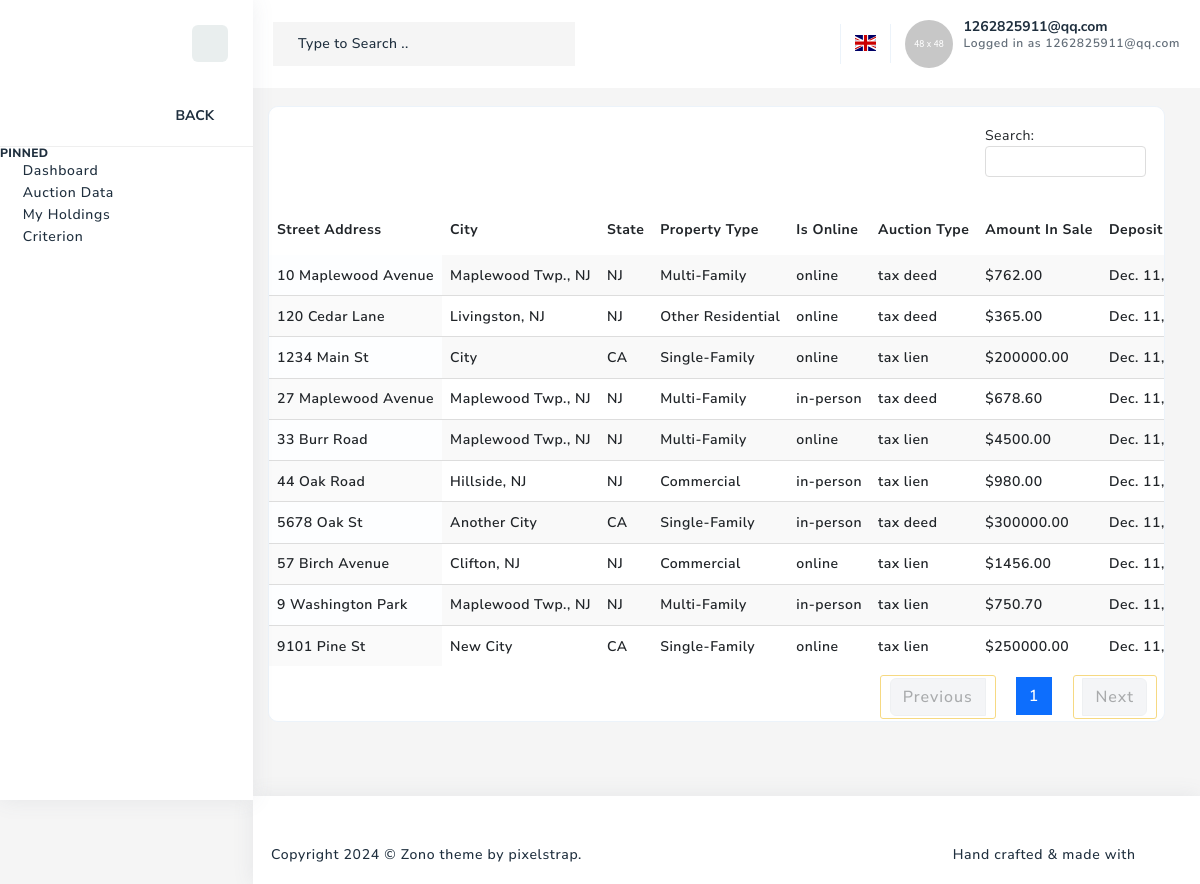
Page /datatable/ (signed in) on the committed database.
### property/models.py (models this page shows, shortened)
class Property(models.Model):
    street_address = models.CharField(max_length=255)
    city = models.CharField(max_length=100)
    state = models.CharField(max_length=100)
    zip = models.CharField(max_length=20)
    parcel_number = models.CharField(max_length=50)
    property_class = models.CharField(max_length=255)
    tax_overdue = models.DecimalField(max_digits=12, decimal_places=2)
    accessed_land_value = models.DecimalField(max_digits=12, decimal_places=2)
    accessed_improvement_value = models.DecimalField(max_digits=12, decimal_places=2)
    total_assessed_value = models.DecimalField(max_digits=12, decimal_places=2)
    tax_amount_annual = models.DecimalField(max_digits=12, decimal_places=2)
    zillow_link = models.URLField(max_length=255, blank=True, null=True)
    redfin_link = models.URLField(max_length=255, blank=True, null=True)
    market_value = models.DecimalField(max_digits=12, decimal_places=2)
    year_built = models.IntegerField()
    lot_size_sqft = models.DecimalField(max_digits=12, decimal_places=2)
    lot_size_acres = models.DecimalField(max_digits=12, decimal_places=2)
    building_size_sqft = models.DecimalField(max_digits=12, decimal_places=2)
    bedroom_number = models.IntegerField()
    bathroom_number = models.IntegerField()
    nearby_schools = models.CharField(max_length=255, blank=True, null=True)
    walk_score = models.IntegerField(null=True, blank=True)
    transit_score = models.IntegerField(null=True, blank=True)
    bike_score = models.IntegerField(null=True, blank=True)
    environmental_hazard_status = models.CharField(max_length=100, blank=True, null=True)
    flood_status = models.CharField(max_length=100, blank=True, null=True)
    flood_risk = models.CharField(max_length=100, blank=True, null=True)
    latest_sale_date = models.DateField()
    latest_sale_price = models.DecimalField(max_digits=12, decimal_places=2)
    foreclose_score = models.IntegerField(
        default=0,
        choices=[
            (0, '0'),
            (1, '1'),
            (2, '2'),
            (3, '3'),
            (4, '4'),
            (5, '5')
        ],
    )  # 新增字段：允许的值为 0~5，默认值为 0
    owners = models.ManyToManyField('Owner', related_name='properties')
    users = models.ManyToManyField(User, related_name='properties', through='PropertyUserAgreement')

class Auction(models.Model):
    property = models.ForeignKey(Property, on_delete=models.CASCADE, related_name='auctions')
    face_value = models.DecimalField(max_digits=10, decimal_places=2)
    auction_type = models.CharField(
        max_length=20,
        choices=[('lien', 'Lien'), ('deed', 'Deed')]
    )
    is_online = models.CharField(
        max_length=20,
        choices=[('online', 'Online'), ('in-person', 'In-person')]
    )
    auction_tax_year = models.IntegerField(null=True, blank=True)
    batch_number = models.CharField(max_length=50)
    sort_no = models.CharField(max_length=50)
    bankruptcy_flag = models.BooleanField(default=False)
    deposit_deadline = models.DateField(null=True, blank=True)   # Date field for the deposit deadline
    auction_start = models.DateField(null=True, blank=True)  # Date field for the auction start
    auction_end = models.DateField(null=True, blank=True)  # Date field for the auction end
    redemption_period = models.IntegerField(null=True, blank=True)  # Integer field for the redemption period in years
    foreclosure_date = models.DateField(null=True, blank=True)  # Date field for the foreclosure date
    authority_name = models.CharField(max_length=255)  # Name of the authority hosting the tax sale auction, e.g., County or City.

### property/views.py (the view)
# urls.py: path('datatable/', property_views.datatable, name='datatable'),  # 更新为 property app 的视图
@login_required
def datatable(request):
    PROPERTY_TYPE_MAPPING = {
        "single_family_residential": "Single-Family",
        "multi_family_residential": "Multi-Family",
        "other_residential": "Other Residential",
        "commercial": "Commercial",
        "vacant_land": "Vacant Land",
        "industrial": "Industrial",
        "agricultural": "Agricultural",
        "miscellaneous": "Miscellaneous",
    }
    AUCTION_TYPE_MAPPING = {
        "tax lien": "tax lien",
        "tax deed": "tax deed",
    }
    IS_ONLINE_MAPPING = {
        "online": "online",
        "in-person": "in-person",
    }
    user_criteria = Criterion.objects.filter(user=request.user).first()
    today = datetime.now()
    auctions = Auction.objects.select_related('property').filter(auction_end__gt=today)
    if user_criteria:
        if user_criteria.states.exists():
            state_ids = user_criteria.states.values_list('id', flat=True)
            abbreviations = States.objects.filter(id__in=state_ids).values_list('abbreviation', flat=True)
            auctions = auctions.filter(property__state__in=abbreviations)
        if user_criteria.property_type:
            try:
                selected_property_types = ast.literal_eval(user_criteria.property_type)
                mapped_classes = [
                    PROPERTY_TYPE_MAPPING.get(pt)
                    for pt in selected_property_types
                    if PROPERTY_TYPE_MAPPING.get(pt)
                ]
                if mapped_classes:
                    auctions = auctions.filter(property__property_class__in=mapped_classes)
            except (ValueError, SyntaxError):
                pass
        if user_criteria.is_online:
            try:
                selected_online_modes = ast.literal_eval(user_criteria.is_online)
                mapped_modes = [
                    IS_ONLINE_MAPPING.get(mode)
                    for mode in selected_online_modes
                    if IS_ONLINE_MAPPING.get(mode)
                ]
                if mapped_modes:
                    auctions = auctions.filter(is_online__in=mapped_modes)
            except (ValueError, SyntaxError):
                pass
        if user_criteria.auction_type:
            try:
                selected_auction_types = ast.literal_eval(user_criteria.auction_type)
                mapped_types = [
                    AUCTION_TYPE_MAPPING.get(atype)
                    for atype in selected_auction_types
                    if AUCTION_TYPE_MAPPING.get(atype)
                ]
                if mapped_types:
                    auctions = auctions.filter(auction_type__in=mapped_types)
            except (ValueError, SyntaxError):
                pass
        if user_criteria.market_value_min is not None:
            auctions = auctions.filter(property__market_value__gte=user_criteria.market_value_min)
        if user_criteria.market_value_max is not None:
            auctions = auctions.filter(property__market_value__lte=user_criteria.market_value_max)
    data = []
    for auction in auctions:
        data.append({
            "city": auction.property.city,
            "state": auction.property.state,
            "property_type": auction.property.property_class,
            "is_online": auction.is_online,
            "auction_type": auction.auction_type,
            "amount_in_sale": auction.face_value,
            "deposit_deadline": auction.deposit_deadline,
            "foreclose_score": auction.property.foreclose_score,
            "property_id":auction.property_id,
            "property_class":auction.property.property_class,
            "street_address":auction.property.street_address
        })
    return render(request, "datatable.html", {
        "data": data,
        "user_criteria": user_criteria,  # 传递筛选条件，便于前端显示或调试
    })

### property/templates/datatable.html (shortened to what this page needs)
<!DOCTYPE html>
<html lang="en">
  <head>
    {% load static %}
    <link rel="stylesheet" type="text/css" href="{% static 'css/font-awesome.css' %}">
    <link rel="stylesheet" type="text/css" href="{% static 'css/vendors/icofont.css' %}">
    <link rel="stylesheet" type="text/css" href="{% static 'css/vendors/themify.css' %}">
    <link rel="stylesheet" type="text/css" href="{% static 'css/vendors/flag-icon.css' %}">
    <link rel="stylesheet" type="text/css" href="{% static 'css/vendors/feather-icon.css' %}">
    <link rel="stylesheet" type="text/css" href="{% static 'css/vendors/slick.css' %}">
    <link rel="stylesheet" type="text/css" href="{% static 'css/vendors/slick-theme.css' %}">
    <link rel="stylesheet" type="text/css" href="{% static 'css/vendors/scrollbar.css' %}">
    <link rel="stylesheet" type="text/css" href="{% static 'css/vendors/animate.css' %}">
    <link rel="stylesheet" type="text/css" href="{% static 'css/vendors/datatables.css' %}">
    <link rel="stylesheet" type="text/css" href="{% static 'css/vendors/datatable-extension.css' %}">
    <link rel="stylesheet" type="text/css" href="{% static 'css/vendors/bootstrap.css' %}">
    <link rel="stylesheet" type="text/css" href="{% static 'css/style.css' %}">
    <link id="color" rel="stylesheet" href="{% static 'css/color-1.css' %}" media="screen">
    <link rel="stylesheet" type="text/css" href="{% static 'css/responsive.css' %}">
    </head>
    <body>
    <div class="page-wrapper compact-wrapper" id="pageWrapper">
      {% include 'header.html' %}
      <div class="page-body-wrapper horizontal-menu">
        {% include 'sidenav.html' %}
        <div class="page-body">
          <div class="container-fluid">
            <div class="row">
              <div class="col-sm-12">
                <div class="card">
                  <div class="card-header pb-0 card-no-border">
                  </div>
                  <div class="card-body">
                    <div class="table-responsive">
                      <table class="display" id="keytable">
                        <thead>
                            <tr>
                                <th>street address</th>
                                <th>City</th>
                                <th>State</th>
                                <th>Property Type</th>
                                <th>Is Online</th>
                                <th>Auction Type</th>
                                <th>Amount In Sale</th>
                                <th>Deposit Deadline</th>
                            </tr>
                        </thead>
                        <tbody>
                            {% for item in data %}
                            <tr>
                                <td>{{ item.street_address}}
                                <td>{{ item.city }}</td>
                                <td>{{ item.state }}</td>
                                <td>{{ item.property_class }}</td>
                                <td>{{ item.is_online }}</td>
                                <td>{{ item.auction_type }}</td>
                                <td>${{ item.amount_in_sale }}</td>
                                <td>{% if item.deposit_deadline %}{{ item.deposit_deadline }}{% else %}N/A{% endif %}</td>
                            </tr>
                            {% endfor %}
                        </tbody>
                    </table>
                    </div>
                  </div>
                </div>
              </div>
            </div>
          </div>
        </div>
        {% include 'footer-light.html' %}
          </div>
        </div>
  </body>
</html>

### authentication/template/header.html (shortened to what this page needs)
{% load static %}
<div class="page-header">
    <div class="header-wrapper row m-0">
        <form class="col-sm-4 form-inline search-full d-none d-xl-block" action="#" method="get">
            <div class="form-group">
                <div class="Typeahead Typeahead--twitterUsers">
                    <div class="u-posRelative">
                        <input class="demo-input Typeahead-input form-control-plaintext w-100" type="text" placeholder="Type to Search .." name="q" title="" autofocus>
                        <svg class="search-bg svg-color">
                            <use href="{% static 'svg/icon-sprite.svg#search' %}"></use>
                        </svg>
                    </div>
                </div>
            </div>
        </form>
        <div class="nav-right col-xl-8 col-lg-12 col-auto pull-right right-header p-0">
            <ul class="nav-menus">
                <li class="onhover-dropdown">
                    <div class="notification-box">
                        <svg>
                            <use href="{% static 'svg/icon-sprite.svg#Bell' %}"></use>
                        </svg>
                    </div>
                </li>
                <li class="language-nav">
                    <div class="translate_wrapper">
                        <div class="current_lang">
                            <div class="lang"><i class="flag-icon flag-icon-gb"></i><span class="lang-txt">EN</span></div>
                        </div>
                    </div>
                </li>
                <li class="profile-nav onhover-dropdown pe-0 py-0">
                    <div class="d-flex align-items-center profile-media">
                        <img class="b-r-25" src="{% static 'images/dashboard/profile.png' %}" alt="">
                        <div class="flex-grow-1 user">
                            {% if user.is_authenticated %}
                                <span>{{ user.username }}</span>
                                <p class="mb-0 font-nunito">Logged in as {{ user.username }}</p>
                            {% else %}
                                <span>Guest</span>
                                <p class="mb-0 font-nunito">Not logged in</p>
                            {% endif %}
                            <svg>
                                <use href="{% static 'svg/icon-sprite.svg#header-arrow-down' %}"></use>
                            </svg>
                        </div>
                    </div>
                </li>
            </ul>
        </div>
    </div>
</div>

### property/templates/datatable.html (style rules this page uses)
.card-header { display: flex; justify-content: flex-end; align-items: center; padding-top: 10px; padding-bottom: 10px; }
.page-body-wrapper { padding-left: 0; }
.container-fluid { padding-top: 30px; padding-right: 20px; padding-left: 0; }
.page-wrapper, .page-body { min-height: 100vh; }
#keytable { width: 100%; margin: 0 auto; }
#keytable th, #keytable td { white-space: nowrap; padding: 8px; }
#keytable thead th { padding-bottom: 15px; }

### rows in the picture
Property: street_address "1234 Main St", city "City", state "CA", property_class "Single-Family"
Auction: is_online "online", auction_type "tax lien", amount_in_sale "200000.00", deposit_deadline "Dec. 11,…"
Property: street_address "5678 Oak St", city "Another City", state "CA", property_class "Single-Family"
Auction: is_online "in-person", auction_type "tax deed", amount_in_sale "300000.00", deposit_deadline "Dec. 11,…"
Property: street_address "9101 Pine St", city "New City", state "CA", property_class "Single-Family"
Auction: is_online "online", auction_type "tax lien", amount_in_sale "250000.00", deposit_deadline "Dec. 11,…"
Property: street_address "27 Maplewood Avenue", city "Maplewood Twp., NJ", state "NJ", property_class "Multi-Family"
Auction: is_online "in-person", auction_type "tax deed", amount_in_sale "678.60", deposit_deadline "Dec. 11,…"
Property: street_address "9 Washington Park", city "Maplewood Twp., NJ", state "NJ", property_class "Multi-Family"
Auction: is_online "in-person", auction_type "tax lien", amount_in_sale "750.70", deposit_deadline "Dec. 11,…"
Property: street_address "33 Burr Road", city "Maplewood Twp., NJ", state "NJ", property_class "Multi-Family"
Auction: is_online "online", auction_type "tax lien", amount_in_sale "4500.00", deposit_deadline "Dec. 11,…"
Property: street_address "10 Maplewood Avenue", city "Maplewood Twp., NJ", state "NJ", property_class "Multi-Family"
Auction: is_online "online", auction_type "tax deed", amount_in_sale "762.00", deposit_deadline "Dec. 11,…"
Property: street_address "44 Oak Road", city "Hillside, NJ", state "NJ", property_class "Commercial"
Auction: is_online "in-person", auction_type "tax lien", amount_in_sale "980.00", deposit_deadline "Dec. 11,…"
Property: street_address "57 Birch Avenue", city "Clifton, NJ", state "NJ", property_class "Commercial"
Auction: is_online "online", auction_type "tax lien", amount_in_sale "1456.00", deposit_deadline "Dec. 11,…"
Property: street_address "120 Cedar Lane", city "Livingston, NJ", state "NJ", property_class "Other Residential"
Auction: is_online "online", auction_type "tax deed", amount_in_sale "365.00", deposit_deadline "Dec. 11,…"

### other values in the picture
{{ user.username }} "1262825911@qq.com"
